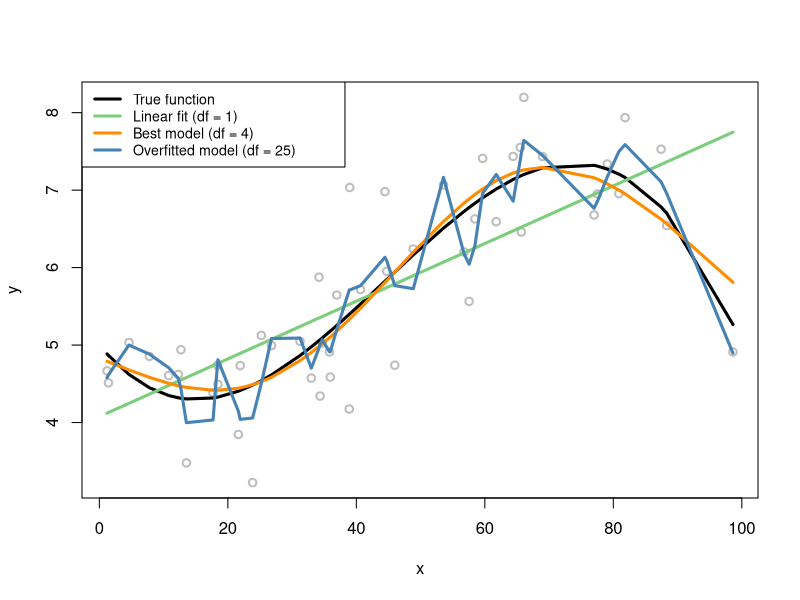

Generate this figure with R:
## ---- chunk 1
knitr::opts_chunk$set(echo = TRUE)
## ---- chunk 2
seed <- 1809
set.seed(seed)

gen_data <- function(n, beta, sigma_eps) {
    eps <- rnorm(n, 0, sigma_eps)
    x <- sort(runif(n, 0, 100))
    X <- cbind(1, poly(x, degree = (length(beta) - 1), raw = TRUE))
    y <- as.numeric(X %*% beta + eps)
    
    return(data.frame(x = x, y = y))
}

# Fit the models
require(splines)

n_rep <- 100
n_df <- 30
df <- 1:n_df
beta <- c(5, -0.1, 0.004, -3e-05)
n_train <- 50
n_test <- 10000
sigma_eps <- 0.5

xy <- res <- list()
xy_test <- gen_data(n_test, beta, sigma_eps)
for (i in 1:n_rep) {
    xy[[i]] <- gen_data(n_train, beta, sigma_eps)
    x <- xy[[i]][, "x"]
    y <- xy[[i]][, "y"]
    res[[i]] <- apply(t(df), 2, function(degf) lm(y ~ ns(x, df = degf)))
}
## ---- chunk 3
# Plot the data
x <- xy[[1]]$x
X <- cbind(1, poly(x, degree = (length(beta) - 1), raw = TRUE))
y <- xy[[1]]$y
plot(y ~ x, col = "gray", lwd = 2)
lines(x, X %*% beta, lwd = 3, col = "black")
lines(x, fitted(res[[1]][[1]]), lwd = 3, col = "palegreen3")
lines(x, fitted(res[[1]][[4]]), lwd = 3, col = "darkorange")
lines(x, fitted(res[[1]][[25]]), lwd = 3, col = "steelblue")
legend(x = "topleft", legend = c("True function", "Linear fit (df = 1)", "Best model (df = 4)", 
    "Overfitted model (df = 25)"), lwd = rep(3, 4), col = c("black", "palegreen3", 
    "darkorange", "steelblue"), text.width = 32, cex = 0.85)
## ---- chunk 4
# http://joelcadwell.blogspot.de/2016/05/using-support-vector-machines-as-flower.html

library(e1071)
data(iris)
attach(iris)
 
## classification mode
# default with factor response:
model <- svm(Species ~ ., data = iris)
print(model)
